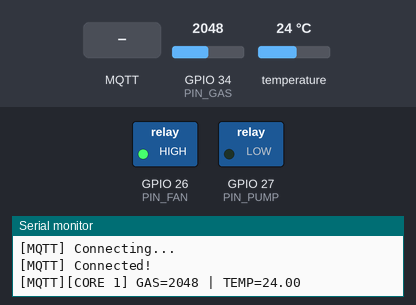
The sketch below on a simulated ESP32. Parts: switched loads named in the sketch (green lamp = pin HIGH), the last lines printed to the serial monitor. Inputs (shaded band) come from the test bench; at power-on: GPIO 34 (PIN_GAS) = 2048, temperature 24 °C (analog values on the 0–4095 scale). WiFi joins after 1.5 s; servers stay silent unless stated; no MQTT or app messages arrive unless stated.

Above: at 2.4 s.
2.5 s: GPIO 34 (PIN_GAS) set to 1747
4.1 s: GPIO 34 (PIN_GAS) set to 1661
At 6.8 s:
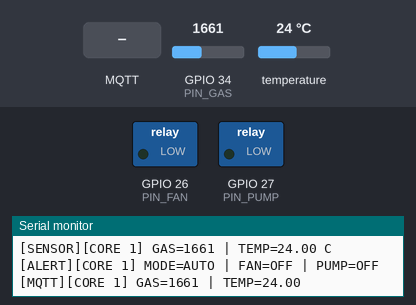
9.8 s: MQTT message "AUTO" arrives on the first subscribed topic
11.3 s: MQTT message "MANUAL" arrives on the first subscribed topic
15.2 s: MQTT message "ON" arrives on the third subscribed topic
At 16.1 s:
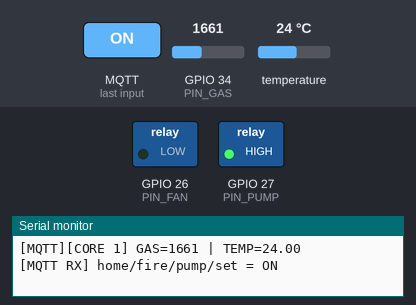
16.7 s: MQTT message "ON" arrives on the second subscribed topic
At 17.6 s:
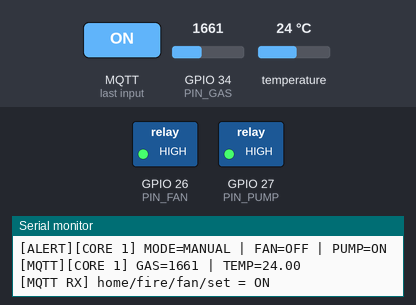
Timing chart, 0 to 19.2 s (numbered marks = the images above; inputs shaded):
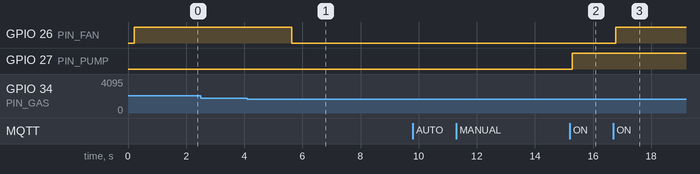

Measured:
- the behaviour switches between 1701 and 1700 on GPIO 34 (PIN_GAS) (found by bisection; images 0 and 1)
- after the input at 4.1 s, GPIO 26 (PIN_FAN): HIGH → LOW after 1.5 s
- after the input at 15.2 s, GPIO 27 (PIN_PUMP): LOW → HIGH after 0.08 s
- after the input at 16.7 s, GPIO 26 (PIN_FAN): LOW → HIGH after 0.09 s

The sketch:

sketch.ino
```cpp
#include <Arduino.h>
#include <WiFi.h>
#include <PubSubClient.h>
#include <OneWire.h>
#include <DallasTemperature.h>

// ======================================
// LAB 3 - FIRE GUARD
// ESP32 + FREERTOS + MQTT
// ======================================

// WIFI
const char* WIFI_SSID = "Wokwi-GUEST";
const char* WIFI_PASS = "";

// MQTT
const char* MQTT_HOST = "broker.emqx.io";
const int MQTT_PORT = 1883;
const char* PREFIX = "home/fire";

// GPIO - EXACT DIAGRAM
#define PIN_GAS   34
#define PIN_TEMP  4
#define PIN_FAN   26
#define PIN_PUMP  27

// Relay Wokwi: HIGH activates relay
// Change to LOW if using active-low relays
#define RELAY_ON  HIGH
#define RELAY_OFF LOW

// THRESHOLDS FOR SIMULATION
#define GAS_ON    2000
#define GAS_OFF   1700
#define TEMP_ON   50.0
#define TEMP_OFF  45.0

// TIMING
#define SENSOR_MS 2500
#define STATE_MS  3000
#define WIFI_RETRY_MS 10000
#define MQTT_RETRY_MS 5000

// ======================================
// SENSOR
// ======================================

OneWire oneWire(PIN_TEMP);
DallasTemperature tempSensor(&oneWire);

// ======================================
// FREERTOS DATA STRUCTURES
// ======================================

struct SensorData {
  int gas;
  float temperature;
  uint32_t uptimeMs;
};

struct AlertData {
  int gas;
  float temperature;
};

QueueHandle_t dataQueue;
QueueHandle_t dataAlert;

// ======================================
// MQTT
// ======================================

WiFiClient wifiClient;
PubSubClient mqtt(wifiClient);

// ======================================
// SHARED STATES
// ======================================

portMUX_TYPE stateMux =
  portMUX_INITIALIZER_UNLOCKED;

bool autoMode = true;

bool fanState = false;
bool pumpState = false;

bool gasWarning = false;
bool tempWarning = false;

bool sensorValid = false;

unsigned long lastWiFiAttempt = 0;
unsigned long lastMQTTAttempt = 0;
unsigned long lastStatePublish = 0;

// ======================================
// RELAY CONTROL
// ======================================

void applyOutputs() {
  bool fan;
  bool pump;

  portENTER_CRITICAL(&stateMux);
  fan = fanState;
  pump = pumpState;
  portEXIT_CRITICAL(&stateMux);

  digitalWrite(
    PIN_FAN,
    fan ? RELAY_ON : RELAY_OFF
  );

  digitalWrite(
    PIN_PUMP,
    pump ? RELAY_ON : RELAY_OFF
  );
}

// ======================================
// MQTT PUBLISH
// Only TaskSendData uses MQTT client
// ======================================

void publishText(
  const char* subTopic,
  const String& value,
  bool retain = false
) {
  if (!mqtt.connected()) return;

  String topic = String(PREFIX);
  topic += "/";
  topic += subTopic;

  mqtt.publish(
    topic.c_str(),
    value.c_str(),
    retain
  );
}

// ======================================
// PUBLISH STATES
// ======================================

void publishStates() {
  bool mode;
  bool fan;
  bool pump;
  bool gasAlert;
  bool tempAlert;

  portENTER_CRITICAL(&stateMux);

  mode = autoMode;
  fan = fanState;
  pump = pumpState;
  gasAlert = gasWarning;
  tempAlert = tempWarning;

  portEXIT_CRITICAL(&stateMux);

  publishText(
    "mode/state",
    mode ? "AUTO" : "MANUAL",
    true
  );

  publishText(
    "fan/state",
    fan ? "ON" : "OFF",
    true
  );

  publishText(
    "pump/state",
    pump ? "ON" : "OFF",
    true
  );

  String states = "{";
  states += "\"fan\":\"";
  states += fan ? "ON" : "OFF";
  states += "\",\"pump\":\"";
  states += pump ? "ON" : "OFF";
  states += "\",\"mode\":\"";
  states += mode ? "AUTO" : "MANUAL";
  states += "\"}";

  publishText("states", states, true);

  String alarm = "NORMAL";

  if (gasAlert && tempAlert) {
    alarm = "FIRE_WARNING";
  } else if (gasAlert) {
    alarm = "GAS_WARNING";
  } else if (tempAlert) {
    alarm = "TEMP_WARNING";
  }

  publishText("alarm", alarm, true);
}

// ======================================
// MQTT CALLBACK
// ======================================

void mqttCallback(
  char* topic,
  byte* payload,
  unsigned int length
) {
  String message = "";

  for (unsigned int i = 0; i < length; i++) {
    message += (char)payload[i];
  }

  message.trim();
  message.toUpperCase();

  String receivedTopic = String(topic);

  Serial.print("[MQTT RX] ");
  Serial.print(receivedTopic);
  Serial.print(" = ");
  Serial.println(message);

  bool changed = false;

  // AUTO / MANUAL
  if (
    receivedTopic ==
    String(PREFIX) + "/mode/set"
  ) {
    if (
      message == "AUTO" ||
      message == "MANUAL"
    ) {
      portENTER_CRITICAL(&stateMux);

      autoMode = (message == "AUTO");

      portEXIT_CRITICAL(&stateMux);

      changed = true;
    }
  }

  // FAN MANUAL
  else if (
    receivedTopic ==
    String(PREFIX) + "/fan/set"
  ) {
    if (
      message == "ON" ||
      message == "OFF"
    ) {
      portENTER_CRITICAL(&stateMux);

      if (!autoMode) {
        fanState = (message == "ON");
        changed = true;
      }

      portEXIT_CRITICAL(&stateMux);
    }
  }

  // PUMP MANUAL
  else if (
    receivedTopic ==
    String(PREFIX) + "/pump/set"
  ) {
    if (
      message == "ON" ||
      message == "OFF"
    ) {
      portENTER_CRITICAL(&stateMux);

      if (!autoMode) {
        pumpState = (message == "ON");
        changed = true;
      }

      portEXIT_CRITICAL(&stateMux);
    }
  }

  if (changed) {
    applyOutputs();
    publishStates();
  }
}

// ======================================
// WIFI CONNECTION
// ======================================

void connectWiFi() {
  if (WiFi.status() == WL_CONNECTED) {
    return;
  }

  unsigned long now = millis();

  if (
    lastWiFiAttempt != 0 &&
    now - lastWiFiAttempt < WIFI_RETRY_MS
  ) {
    return;
  }

  lastWiFiAttempt = now;

  Serial.println("[WIFI] Connecting...");

  WiFi.begin(WIFI_SSID, WIFI_PASS);
}

// ======================================
// MQTT CONNECTION
// ======================================

void connectMQTT() {
  if (WiFi.status() != WL_CONNECTED) {
    return;
  }

  if (mqtt.connected()) {
    return;
  }

  unsigned long now = millis();

  if (
    lastMQTTAttempt != 0 &&
    now - lastMQTTAttempt < MQTT_RETRY_MS
  ) {
    return;
  }

  lastMQTTAttempt = now;

  String clientId = "ESP32_FireGuard_";
  clientId += String(
    (uint32_t)ESP.getEfuseMac(),
    HEX
  );

  Serial.println("[MQTT] Connecting...");

  if (
    mqtt.connect(
      clientId.c_str(),
      "home/fire/status",
      0,
      true,
      "offline"
    )
  ) {
    Serial.println("[MQTT] Connected!");

    publishText("status", "online", true);

    mqtt.subscribe("home/fire/mode/set");
    mqtt.subscribe("home/fire/fan/set");
    mqtt.subscribe("home/fire/pump/set");

    publishStates();
  } else {
    Serial.print("[MQTT] Failed: ");
    Serial.println(mqtt.state());
  }
}

// ======================================
// TASK 1 - READ DATA
// CORE 1
// ======================================

void taskReadData(void* parameter) {
  SensorData data;
  AlertData alert;

  for (;;) {
    int gas = analogRead(PIN_GAS);

    tempSensor.requestTemperatures();

    float temperature =
      tempSensor.getTempCByIndex(0);

    if (
      temperature != DEVICE_DISCONNECTED_C &&
      temperature >= -55.0 &&
      temperature <= 125.0
    ) {
      data.gas = gas;
      data.temperature = temperature;
      data.uptimeMs = millis();

      alert.gas = gas;
      alert.temperature = temperature;

      // Send newest data to queues
      xQueueOverwrite(dataQueue, &data);
      xQueueOverwrite(dataAlert, &alert);

      portENTER_CRITICAL(&stateMux);
      sensorValid = true;
      portEXIT_CRITICAL(&stateMux);

      Serial.printf(
        "[SENSOR][CORE %d] GAS=%d | TEMP=%.2f C\n",
        xPortGetCoreID(),
        gas,
        temperature
      );
    } else {
      portENTER_CRITICAL(&stateMux);
      sensorValid = false;
      portEXIT_CRITICAL(&stateMux);

      Serial.println(
        "[SENSOR] DS18B20 read failed!"
      );
    }

    vTaskDelay(
      pdMS_TO_TICKS(SENSOR_MS)
    );
  }
}

// ======================================
// TASK 2 - ALERT
// CORE 1
// ======================================

void taskAlert(void* parameter) {
  AlertData alert;

  bool localGasWarning = false;
  bool localTempWarning = false;

  for (;;) {
    if (
      xQueueReceive(
        dataAlert,
        &alert,
        portMAX_DELAY
      ) == pdTRUE
    ) {
      // GAS CONTROL WITH HYSTERESIS
      if (alert.gas >= GAS_ON) {
        localGasWarning = true;
      } else if (alert.gas <= GAS_OFF) {
        localGasWarning = false;
      }

      // TEMPERATURE CONTROL
      if (alert.temperature >= TEMP_ON) {
        localTempWarning = true;
      } else if (
        alert.temperature <= TEMP_OFF
      ) {
        localTempWarning = false;
      }

      bool mode;
      bool fan;
      bool pump;

      portENTER_CRITICAL(&stateMux);

      gasWarning = localGasWarning;
      tempWarning = localTempWarning;

      mode = autoMode;

      if (mode) {
        fanState = localGasWarning;
        pumpState = localTempWarning;
      }

      fan = fanState;
      pump = pumpState;

      portEXIT_CRITICAL(&stateMux);

      applyOutputs();

      Serial.printf(
        "[ALERT][CORE %d] MODE=%s | FAN=%s | PUMP=%s\n",
        xPortGetCoreID(),
        mode ? "AUTO" : "MANUAL",
        fan ? "ON" : "OFF",
        pump ? "ON" : "OFF"
      );
    }
  }
}

// ======================================
// TASK 3 - SEND DATA
// CORE 0
// ======================================

void taskSendData(void* parameter) {
  SensorData data;

  bool wifiWasConnected = false;

  for (;;) {
    connectWiFi();

    bool wifiConnected =
      WiFi.status() == WL_CONNECTED;

    if (
      wifiConnected &&
      !wifiWasConnected
    ) {
      Serial.println("[WIFI] Connected!");
      Serial.println(WiFi.localIP());
    }

    wifiWasConnected = wifiConnected;

    if (wifiConnected) {
      connectMQTT();
    }

    if (mqtt.connected()) {
      mqtt.loop();

      if (
        xQueueReceive(
          dataQueue,
          &data,
          0
        ) == pdTRUE
      ) {
        publishText(
          "gas",
          String(data.gas)
        );

        publishText(
          "temperature",
          String(data.temperature, 2)
        );

        Serial.printf(
          "[MQTT][CORE %d] GAS=%d | TEMP=%.2f\n",
          xPortGetCoreID(),
          data.gas,
          data.temperature
        );
      }

      if (
        millis() - lastStatePublish >= STATE_MS
      ) {
        lastStatePublish = millis();
        publishStates();
      }
    }

    vTaskDelay(pdMS_TO_TICKS(100));
  }
}

// ======================================
// SETUP
// ======================================

void setup() {
  Serial.begin(115200);

  pinMode(PIN_GAS, INPUT);

  pinMode(PIN_FAN, OUTPUT);
  pinMode(PIN_PUMP, OUTPUT);

  digitalWrite(PIN_FAN, RELAY_OFF);
  digitalWrite(PIN_PUMP, RELAY_OFF);

  analogReadResolution(12);

  tempSensor.begin();
  tempSensor.setResolution(10);

  // CREATE QUEUES
  dataQueue = xQueueCreate(
    1,
    sizeof(SensorData)
  );

  dataAlert = xQueueCreate(
    1,
    sizeof(AlertData)
  );

  if (
    dataQueue == NULL ||
    dataAlert == NULL
  ) {
    Serial.println(
      "[ERROR] Queue creation failed!"
    );

    while (true) {
      delay(1000);
    }
  }

  WiFi.mode(WIFI_STA);

  mqtt.setServer(
    MQTT_HOST,
    MQTT_PORT
  );

  mqtt.setCallback(mqttCallback);
  mqtt.setBufferSize(512);
  mqtt.setKeepAlive(30);
  mqtt.setSocketTimeout(2);

  // TASK SEND - CORE 0
  xTaskCreatePinnedToCore(
    taskSendData,
    "SendData",
    6144,
    NULL,
    2,
    NULL,
    0
  );

  // TASK READ - CORE 1
  xTaskCreatePinnedToCore(
    taskReadData,
    "ReadData",
    4096,
    NULL,
    2,
    NULL,
    1
  );

  // TASK ALERT - CORE 1
  xTaskCreatePinnedToCore(
    taskAlert,
    "Alert",
    4096,
    NULL,
    2,
    NULL,
    1
  );

  Serial.println("==========================");
  Serial.println("LAB 3 - FIRE GUARD");
  Serial.println("ESP32 + FreeRTOS + MQTT");
  Serial.println("MODE: AUTO");
  Serial.println("==========================");
}

// ======================================
// LOOP
// ======================================

void loop() {
  vTaskDelay(pdMS_TO_TICKS(1000));
}
```
